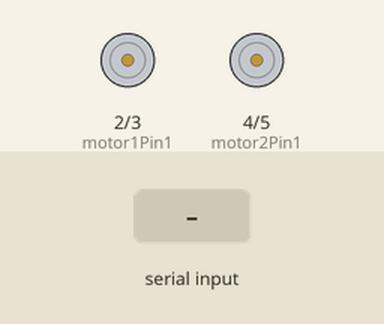
This sketch was run on a simulated Arduino Uno, built with avr-gcc and run on an emulated ATmega328P. Shown: motor-driver pin pairs drawn as motors (green arrow = first pin HIGH = forward, orange = second pin HIGH = backward, longer = more drive). The test bench sets the inputs (shaded band).

Above: at 1.2 s.
1.3 s: "F" received over Serial
At 2.5 s:
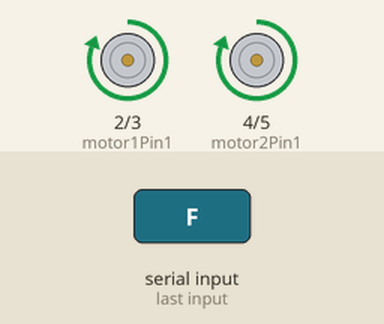
2.8 s: "B" received over Serial
At 3.6 s:
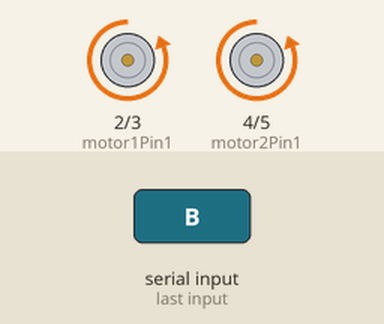
4.3 s: "L" received over Serial
At 4.8 s:
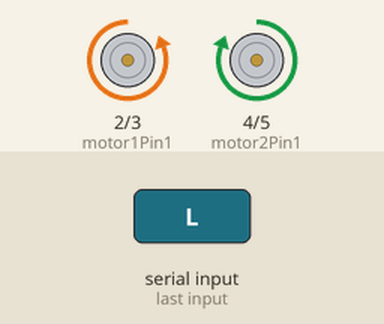
5.8 s: "R" received over Serial
At 7.0 s:
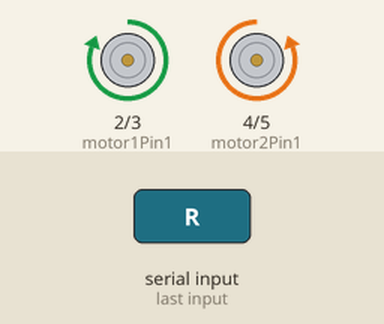
7.3 s: "S" received over Serial
At 8.3 s:
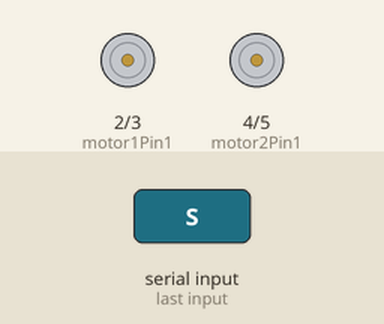
Timing chart, 0 to 9.8 s (numbered marks = the images above; inputs shaded):
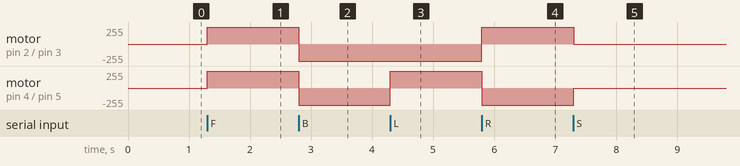

The sketch:

sketch_arduinogesture.ino
```cpp
// Pin configuration for L298N motor driver
const int motor1Pin1 = 2;  // Connect to IN1 on the motor driver
const int motor1Pin2 = 3;  // Connect to IN2 on the motor driver
const int motor2Pin1 = 4;  // Connect to IN3 on the motor driver
const int motor2Pin2 = 5;  // Connect to IN4 on the motor driver

void setup() {
  pinMode(motor1Pin1, OUTPUT);
  pinMode(motor1Pin2, OUTPUT);
  pinMode(motor2Pin1, OUTPUT);
  pinMode(motor2Pin2, OUTPUT);
  Serial.begin(9600);
}

void moveForward() {
  digitalWrite(motor1Pin1, HIGH);
  digitalWrite(motor1Pin2, LOW);
  digitalWrite(motor2Pin1, HIGH);
  digitalWrite(motor2Pin2, LOW);
}

void moveBackward() {
  digitalWrite(motor1Pin1, LOW);
  digitalWrite(motor1Pin2, HIGH);
  digitalWrite(motor2Pin1, LOW);
  digitalWrite(motor2Pin2, HIGH);
}

void turnLeft() {
  digitalWrite(motor1Pin1, LOW);
  digitalWrite(motor1Pin2, HIGH);
  digitalWrite(motor2Pin1, HIGH);
  digitalWrite(motor2Pin2, LOW);
}

void turnRight() {
  digitalWrite(motor1Pin1, HIGH);
  digitalWrite(motor1Pin2, LOW);
  digitalWrite(motor2Pin1, LOW);
  digitalWrite(motor2Pin2, HIGH);
}

void stopMotors() {
  digitalWrite(motor1Pin1, LOW);
  digitalWrite(motor1Pin2, LOW);
  digitalWrite(motor2Pin1, LOW);
  digitalWrite(motor2Pin2, LOW);
}

void loop() {
  if (Serial.available() > 0) {
    char command = Serial.read();
    switch (command) {
      case 'F':
        moveForward();
        break;
      case 'B':
        moveBackward();
        break;
      case 'L':
        turnLeft();
        break;
      case 'R':
        turnRight();
        break;
      case 'S':
        stopMotors();
        break;
    }
  }
}
```

Measured:
- after the input at 1.3 s, motor on pin 2 (motor1Pin1) / pin 3 (motor1Pin2), motor on pin 4 (motor2Pin1) / pin 5 (motor2Pin2): stopped → forward 255/255 at once
- after the input at 2.8 s, motor on pin 2 (motor1Pin1) / pin 3 (motor1Pin2), motor on pin 4 (motor2Pin1) / pin 5 (motor2Pin2): forward 255/255 → backward 255/255 at once
- after the input at 4.3 s, motor on pin 4 (motor2Pin1) / pin 5 (motor2Pin2): backward 255/255 → forward 255/255 at once
- after the input at 5.8 s, motor on pin 2 (motor1Pin1) / pin 3 (motor1Pin2): backward 255/255 → forward 255/255 at once; motor on pin 4 (motor2Pin1) / pin 5 (motor2Pin2): forward 255/255 → backward 255/255 at once
- after the input at 7.3 s, motor on pin 2 (motor1Pin1) / pin 3 (motor1Pin2): forward 255/255 → stopped at once; motor on pin 4 (motor2Pin1) / pin 5 (motor2Pin2): backward 255/255 → stopped at once
